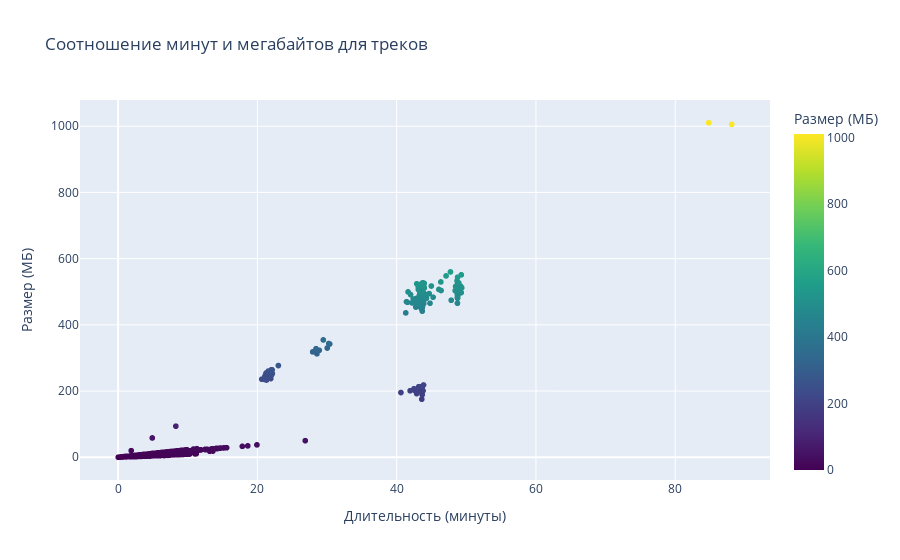

The code cell stored with this chart in its notebook:
### Code cell
query_2= """
select t.name as track_name, 
       t.milliseconds / 60000.0 as duration_minutes, 
       t.bytes / 1048576.0 as size_mb
from track t
where t.milliseconds > 0 and t.bytes > 0;
"""
fig = px.scatter(df, 
                 x="duration_minutes", 
                 y="size_mb", 
                 title="Соотношение минут и мегабайтов для треков",
                 labels={"duration_minutes": "Длительность (минуты)", "size_mb": "Размер (МБ)"},
                 hover_data=["track_name"],  
                 color="size_mb",  
                 color_continuous_scale="Viridis" 
                )

fig.show()

### Figure 1 — Plotly figure (JSON) as saved in the notebook; plotly's stock layout.template omitted (floating-point values rounded to 4 significant figures; data arrays with more than 128 entries replaced by an {"elided": "..."} marker saying what was removed)
{"data": [{"customdata": {"elided": "3503x1 str values"}, "hovertemplate": "Длительность (минуты)=%{x}<br>Размер (МБ)=%{marker.color}<br>track_name=%{customdata[0]}<extra></extra>", "legendgroup": "", "marker": {"color": {"elided": "3503 float values"}, "coloraxis": "coloraxis", "symbol": "circle"}, "mode": "markers", "name": "", "showlegend": false, "type": "scattergl", "x": {"elided": "3503 float values"}, "xaxis": "x", "y": {"elided": "3503 float values"}, "yaxis": "y"}], "layout": {"coloraxis": {"colorbar": {"title": {"text": "Размер (МБ)"}}, "colorscale": [[0, "#440154"], [0.1111, "#482878"], [0.2222, "#3e4989"], [0.3333, "#31688e"], [0.4444, "#26828e"], [0.5556, "#1f9e89"], [0.6667, "#35b779"], [0.7778, "#6ece58"], [0.8889, "#b5de2b"], [1, "#fde725"]]}, "legend": {"tracegroupgap": 0}, "title": {"text": "Соотношение минут и мегабайтов для треков"}, "xaxis": {"anchor": "y", "domain": [0, 1], "title": {"text": "Длительность (минуты)"}}, "yaxis": {"anchor": "x", "domain": [0, 1], "title": {"text": "Размер (МБ)"}}}}
